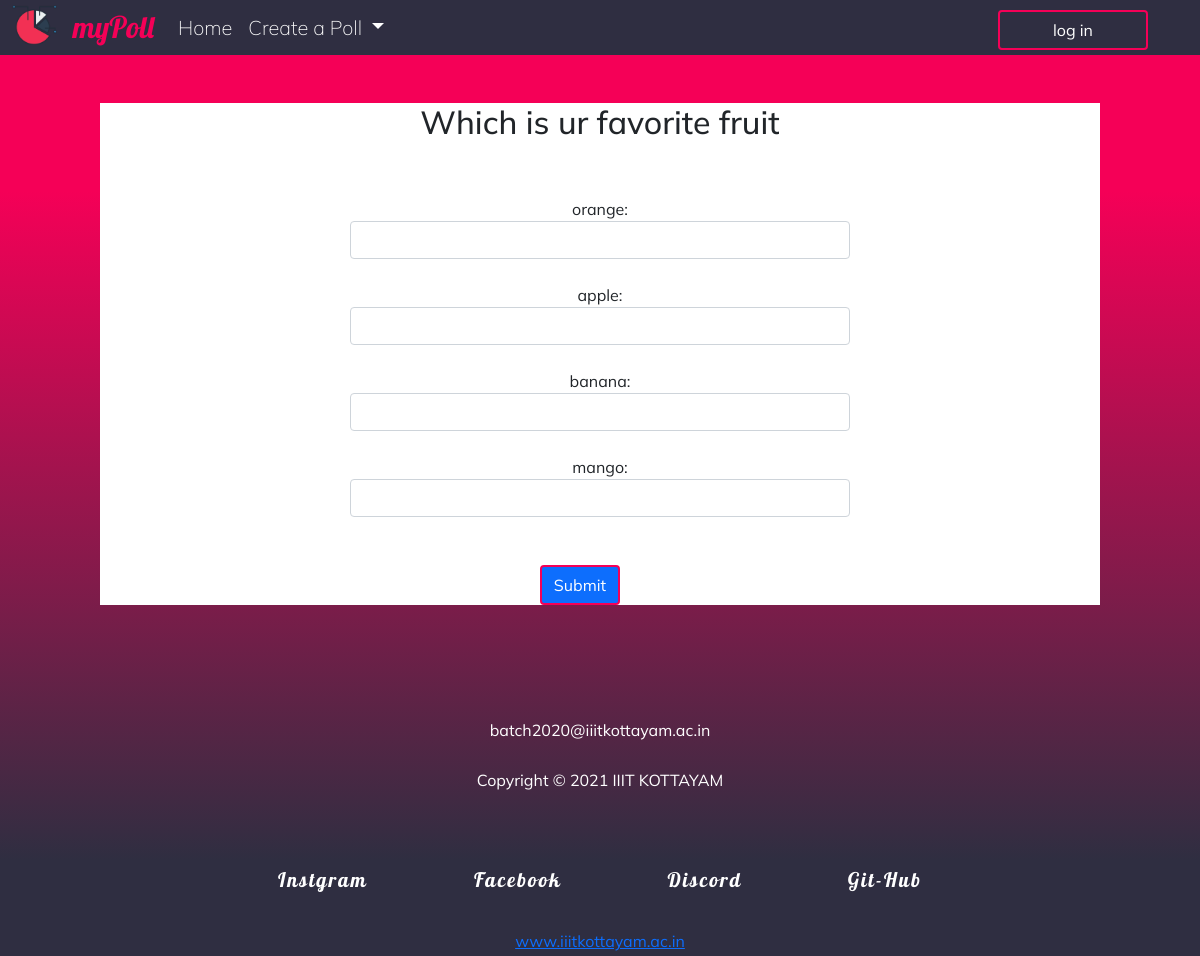
/CreatePoll/30/, run on the app's committed database.
### polling/models.py (models this page shows)
class CreatPoll(models.Model):
    Title = models.TextField()
    o1 = models.CharField( max_length=50)
    o2 = models.CharField( max_length=50)
    o3 = models.CharField( max_length=50)
    o4 = models.CharField( max_length=50)
    on1= models.IntegerField(default=0)
    on2= models.IntegerField(default=0)
    on3= models.IntegerField(default=0)
    on4= models.IntegerField(default=0)
    one_1=models.IntegerField(default=0)
    two_1=models.IntegerField(default=0)
    three_1=models.IntegerField(default=0)
    four_1=models.IntegerField(default=0)

### polling/views.py (the view, shortened to what this page needs)
# urls.py: path('CreatePoll/<poll_id>/',views.CreatePoll,name='poll'),
def CreatePoll(request,poll_id):
    poll=CreatPoll.objects.get(pk=poll_id)
    context={
        'poll':poll
    }
    return render(request,'poll.html',context)

### templates/poll.html (shortened to what this page needs)
{% load static %}
<!DOCTYPE html>
<html lang="en">
<head>
    <link href="https://cdn.jsdelivr.net/npm/bootstrap@5.0.0-beta2/dist/css/bootstrap.min.css" rel="stylesheet"
>
    <link rel="stylesheet" href={% static "createpoll.css" %}>
</head>
<body>
    <nav class="navbar navbar-expand-lg navbar-light bg-light">
        <div class="container-fluid">
            <a class="navbar-brand" href="{% url 'home' %}">
                <img src={% static "voting-poll1.png" %} alt="" width="45" height="40" class="d-inline-block align-top">
            </a>
            <a class="navbar-brand" href="{% url 'home' %}" style="color:#f50057;">myPoll</a>
            <div class="collapse navbar-collapse" id="navbarSupportedContent">
                <ul class="navbar-nav me-auto mb-2 mb-lg-0">
                    <li class="nav-item">
                        <a class="nav-link active" aria-current="page" href="{% url 'home' %}"
                            style="color:white;">Home</a>
                    </li>
                    <li class="nav-item dropdown">
                        <a class="nav-link dropdown-toggle" href="{% url 'create' %}" id="navbarDropdown" role="button"
                            data-bs-toggle="dropdown" aria-expanded="false" style="color:white;">
                            Create a Poll
                        </a>
                    </li>
                </ul>
                <button class="btn btn-outline-success" type="submit">log in</button>
            </div>
        </div>
    </nav>
    <br><br>
    <div class="form">
        <form  method="POST">
            <center>
                <h2>{{poll.Title}}</h2><br><br>
                <div style="width:500px" class="form-group" >{{poll.o1}}: <input style="" class="form-control" name="on1" type="number"></div><br>
                <div style="width:500px">{{poll.o2}}: <input class="form-control"  name="on2" type="number"></div><br>
                <div  style="width:500px">{{poll.o3}}: <input class="form-control" name="on3" type="number"></div><br>
                <div style="width:500px" >{{poll.o4}}: <input class="form-control" name="on4" type="number"></div><br><br>
                <div><center><input class="btn btn-primary" type="submit" class="buttn"></div>
            </center>
        </form>
    </div>
    <div id="footer">
        <div class="aa"> batch2020@iiitkottayam.ac.in</div>
        <div class="aa">Copyright © 2021 IIIT KOTTAYAM</div><br>
        <div id="contact">
            <a class="cont" href="#" target="_blank">Instgram</span>
                <a class="cont" href="#" target="_blank">Facebook</a>
                <a class="cont" href="#" target="_blank">Discord</a>
                <a class="cont" href="#" target="_blank">Git-Hub</a>
        </div>
        <div><a href="https://www.iiitkottayam.ac.in/" target="_blank">www.iiitkottayam.ac.in</a></div>
    </div>
</body>
</html>

### static/createpoll.css (style rules this page uses)
body { background: linear-gradient(360deg, #2f2e41 10%, #f50057 80%); margin: 0; font-family: 'Mulish', sans-serif; }
.navbar { padding: 0; }
.navbar-brand { font-family: 'Lobster', cursive; font-size: 30px; }
.container-fluid { font-family: 'Mulish', sans-serif; font-size: 20px; background-color: #2f2e41; }
.collapse { text-align: right; font-weight: lighter; }
.btn { color: white; border: 2px solid #f50057; margin-right: 40px; }
button { margin-top: 4px; width: 150px; border: 2px solid #3487f7; border-radius: 4px; color: #3487f7; }
#footer { font-family: 'Mulish', sans-serif; text-align: center; line-height: 30px; background-color: transparent; color: white; }
#contact { font-family: 'Lobster', cursive; letter-spacing: 2px; margin: auto; background-color: transparent; padding: 30px; }
.cont { background-color: transparent; color: white; text-decoration: none; margin: 30px; padding: 20px; font-size: 20px; transition: all .4s; }
.aa { padding: 10px; background-color: transparent; }

### templates/poll.html (style rules this page uses)
* { margin: 0; padding: 0; }
body { background: linear-gradient(360deg, #2f2e41 10%, #f50057 80%); }
.navbar { padding: 0; }
.navbar-brand { font-family: 'Lobster', cursive; font-size: 30px; }
.container-fluid { font-family: 'Mulish', sans-serif; font-size: 20px; background-color: #2f2e41; }
.collapse { text-align: right; font-weight: lighter; }
.btn { color: white; border: 2px solid #f50057; margin-right: 40px; }
.form { background-color: white; max-width: 1000px; margin: auto; }
#footer { font-family: 'Mulish', sans-serif; text-align: center; line-height: 30px; color: white; padding-top: 100PX; }
#contact { font-family: 'Lobster', cursive; letter-spacing: 2px; margin: auto; padding: 30px; }
.cont { color: white; text-decoration: none; margin: 30px; padding: 20px; font-size: 20px; transition: all .4s; }
.aa { padding: 10px; }

### data on the page
CreatPoll: Title "Which is ur favorite fruit", o1 "orange", o2 "apple", o3 "banana", o4 "mango"
